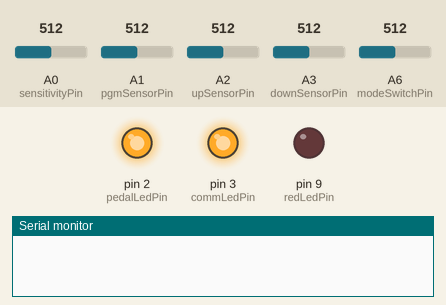
Recording of a sketch running on a simulated Arduino Leonardo, built with avr-gcc and run on an emulated ATmega32U4. Parts: output pins drawn as LEDs (lit = HIGH), the last lines printed to the serial monitor. The inputs (shaded band) are chosen by the test bench; at power-on: A0 (sensitivityPin) = 512, A1 (pgmSensorPin) = 512, A2 (upSensorPin) = 512, A3 (downSensorPin) = 512, A6 (modeSwitchPin) = 512.

Above: at 1.4 s.
At 2.4 s:
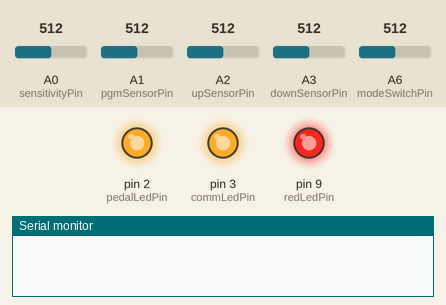
At 3.2 s:
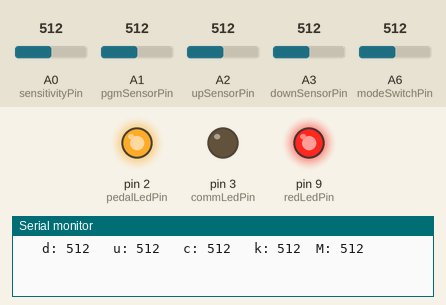
Timing chart, 0 to 4.7 s (numbered marks = the images above):
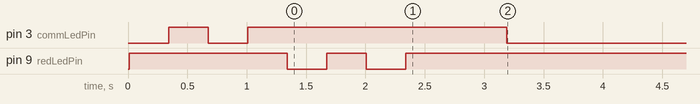

Measured:
- by itself, pin 3 (commLedPin): HIGH → LOW at 0.68 s, → HIGH 0.33 s later, → LOW 2.2 s later

The sketch:

r4c_all_systems_tester_plotter.ino.ino
```cpp
/*
    Tester for Emprenda / multiple OTA devices
     continually read sensor a0, a1, and a2 and output to the debug com port.
     used to tune and position the OTAs, and record centering and maxing parameters.
    Output compatible with both plottter and serial monitor
*/
#include <systemblock.h>

// set sensdelaymode to 0 to wait 0 ms between samples
// set sensdelaymode to 1 to wait n ms between samples where n = value of the sensitivity knob.
// set to > 1 to wait a fixed amount between samples
int sensdelaymode = 1;
int doblem = 0; // blink emitters

long sample = 0;
int modeSwitchPin = 6;      // mode switch button
int modeSwitchState = 0;
int downSensorPin = A3;  // L OTA sensor input pin f7 for on breakout/leonardo
int upSensorPin = A2;    // R OTA sensor input pin
int pgmSensorPin = A1;   // Center OTA input pin
int sensitivityPin = A0; // knob pin

//int sensorPowerPin = 1;   // power to voltage divider circuits for OTA sensors?
int pedalLedPin = 2;      // ota emitters

int pedalLedTimer = 1000;  // ms to wait
unsigned long pedalLedCounterTimer;
int commLedState; // 0 = off 1 = on
int commLedPin = 3;       // comm led blue light
int redLedPin = 9;       // comm led red light
int LEDtoggleState = 0;   // for toggling asynchronously
int commLEDtoggleState = 1;   // for toggling asynchronously
int redLEDtoggleState = 0;   // for toggling asynchronously

int downSensorValue = 0;  // variable to store the value coming from the sensor
int upSensorValue = 0;  // variable to store the value coming from the sensor
int pgmSensorValue = 0;  // variable to store the value coming from the sensor
int sensitivityKnobValue = 0;  // variable to store the value coming from the sensor
int last_downSensorValue = 0;  // variable to store the value coming from the sensor
int last_upSensorValue = 0;  // variable to store the value coming from the sensor
int last_pgmSensorValue = 0;  // variable to store the value coming from the sensor
int last_sensitivityKnobValue = 0;  // variable to store the value coming from the sensor

int starray[4][3];
int wlarr = 0;
int wlarr2 = 0;

void setup() {
  Serial.begin(9600); // comment this out and uncomment the midi rate when doing midi - use this for debugging //Serial.println()
  while (!Serial) {
    ; // wait
  }
  pinMode(pedalLedPin, OUTPUT);
  pinMode(commLedPin, OUTPUT);
  pinMode(redLedPin, OUTPUT);
  //pinMode(sensorPowerPin, OUTPUT);
  //pinMode(modeSwitchPin, INPUT);
  //digitalWrite(sensorPowerPin, HIGH);  // turn on sensor power (not getting from general vcc circuit)
  digitalWrite(redLedPin, HIGH);  // turn on leds
  digitalWrite(pedalLedPin, HIGH);  // turn on leds
  commLedState = 1;
  //analogWrite(commLedPin, 500);  // turn on leds
  digitalWrite(redLedPin, HIGH);  // turn on leds
  //blinkLED(dimLedPin,333,5);
  blinkLED(commLedPin, 333, 3);
  blinkLED(redLedPin, 333, 3);
  LEDtoggleState = 1;
  //blinkLED(pedalLedPin,333,3);
  pedalLedCounterTimer = millis(); // initialize timer
}

void loop() {
  wlarr = millis();
  //modeSwitchState = digitalRead(modeSwitchPin);
  modeSwitchState = analogRead(modeSwitchPin);
  modeSwitchState = analogRead(modeSwitchPin);

  //int[4][2] starray;
  int i;
  for (i = 0; i < 4; i++) {
    starray[i][0] = millis();

    switch (i) {
      case 0:
        downSensorValue = analogRead(downSensorPin);
        downSensorValue = analogRead(downSensorPin);
        break;
      case 1:
        upSensorValue = analogRead(upSensorPin);
        delay(1);
        upSensorValue = analogRead(upSensorPin);
        break;
      case 2:
        pgmSensorValue = analogRead(pgmSensorPin);
        pgmSensorValue = analogRead(pgmSensorPin);
        break;
      case 3:
        sensitivityKnobValue = analogRead(sensitivityPin);
        sensitivityKnobValue = analogRead(sensitivityPin);
        break;
      default:
        // statements
        break;
    }
  }

  wlarr2 = millis() - wlarr;
  if ((upSensorValue != last_upSensorValue) | (downSensorValue != last_downSensorValue) | (pgmSensorValue != last_pgmSensorValue)) {
    //      Serial.print("s: ");
    //      Serial.print(sample++);

    //      Serial.print(" (");
    //      Serial.print(wlarr2);
    //      Serial.print(")");
    Serial.print("\t d: ");
    Serial.print(downSensorValue);
    //      Serial.print(" (");
    //      Serial.print(starray[0][2]);
    //      Serial.print(")");
    Serial.print("\t u: ");
    Serial.print(upSensorValue);
    //    Serial.print(" (");
    //    Serial.print(starray[1][2]);
    //    Serial.print(")");
    Serial.print("\t c: ");
    Serial.print(pgmSensorValue);
    //    Serial.print(" (");
    //    Serial.print(starray[2][2]);
    //    Serial.print(")");
    Serial.print("\t k: ");
    Serial.print(sensitivityKnobValue);
    //    Serial.print(" (");
    //    Serial.print(starray[3][2]);
    //    Serial.print("));
    Serial.print("\tM: ");
    Serial.println(modeSwitchState);

    switch (sensdelaymode)  {
      case 0:
        if (doblem > 0) blem();
        break;
      case 1:
        delay(sensitivityKnobValue);
        break;
      default:
        delay(sensdelaymode);
        break;

    }


    //     Serial.print("A0=");
    //   Serial.println(A0);

    last_upSensorValue = upSensorValue;
    last_downSensorValue = downSensorValue;
    last_pgmSensorValue = pgmSensorValue;
    last_sensitivityKnobValue = sensitivityKnobValue;

    toggleCommLED();
    toggleRedLED();

  }
}


void blem() {
  // blink LED emitters asynchrounously

  if ( millis() - pedalLedCounterTimer > pedalLedTimer) {
    pedalLedCounterTimer = millis();
    switch (commLedState)  {
      case 0:  // is low, turn high
        digitalWrite(pedalLedPin, HIGH);  // turn on emitters
        commLedState = 1;
        break;
      case 1:  // is high, turn low
        digitalWrite(pedalLedPin, LOW);  // turn off emitters
        commLedState = 0;
        break;
      default:
        delay(0);
        break;
    }
  }
}
// turn LEDs on and off
void blinkLED(int LED, int time, int repetitions) {
  for (int t = 1; t < repetitions; t ++) {
    digitalWrite(LED, LOW);  // turn off led
    delay(time);
    digitalWrite(LED, HIGH);  // turn on led
    delay(time);
  }
}
// toggle LED from whatever state it is to the other state
void toggleLED(int LED) {
  if (LEDtoggleState == 0) {
    digitalWrite(LED, HIGH);  // turn on led
    LEDtoggleState = 1;
  } else {
    digitalWrite(LED, LOW);  // turn off led
    LEDtoggleState = 0;
  }
}

void toggleRedLED() {
  if (redLEDtoggleState == 0) {
    digitalWrite(redLedPin, HIGH);  // turn on led
    redLEDtoggleState = 1;
  } else {
    digitalWrite(redLedPin, LOW);  // turn off led
    redLEDtoggleState = 0;
  }
}
void toggleCommLED() {
  if (commLEDtoggleState == 0) {
    digitalWrite(commLedPin, HIGH);  // turn on led
    commLEDtoggleState = 1;
  } else {
    digitalWrite(commLedPin, LOW);  // turn off led
    commLEDtoggleState = 0;
  }
}
```
